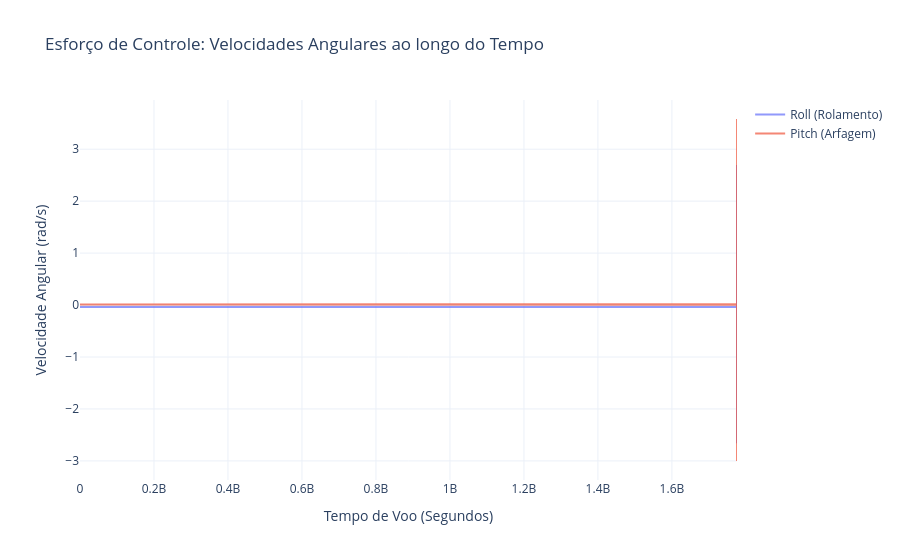

This figure's notebook cell:
### Code cell
fig_2d = go.Figure()

# Adiciona a linha de Roll
fig_2d.add_trace(go.Scatter(
    x=df['timestamp'], y=df['roll_speed'],
    mode='lines',
    name='Roll (Rolamento)',
    opacity=0.7
))

# Adiciona a linha de Pitch
fig_2d.add_trace(go.Scatter(
    x=df['timestamp'], y=df['pitch_speed'],
    mode='lines',
    name='Pitch (Arfagem)',
    opacity=0.7
))

fig_2d.update_layout(
    title='Esforço de Controle: Velocidades Angulares ao longo do Tempo',
    xaxis_title='Tempo de Voo (Segundos)',
    yaxis_title='Velocidade Angular (rad/s)',
    template='plotly_white',
    hovermode='x unified' # Cria uma linha vertical interativa ao passar o mouse
)

fig_2d.show()

### Figure 1 — Plotly figure (JSON) as saved in the notebook; plotly's stock layout.template omitted (floating-point values rounded to 4 significant figures; data arrays with more than 128 entries replaced by an {"elided": "..."} marker saying what was removed)
{"data": [{"mode": "lines", "name": "Roll (Rolamento)", "opacity": 0.7, "type": "scatter", "x": {"elided": "3599 float values"}, "y": {"elided": "3599 float values"}}, {"mode": "lines", "name": "Pitch (Arfagem)", "opacity": 0.7, "type": "scatter", "x": {"elided": "3599 float values"}, "y": {"elided": "3599 float values"}}], "layout": {"hovermode": "x unified", "title": {"text": "Esforço de Controle: Velocidades Angulares ao longo do Tempo"}, "xaxis": {"title": {"text": "Tempo de Voo (Segundos)"}}, "yaxis": {"title": {"text": "Velocidade Angular (rad/s)"}}}}
